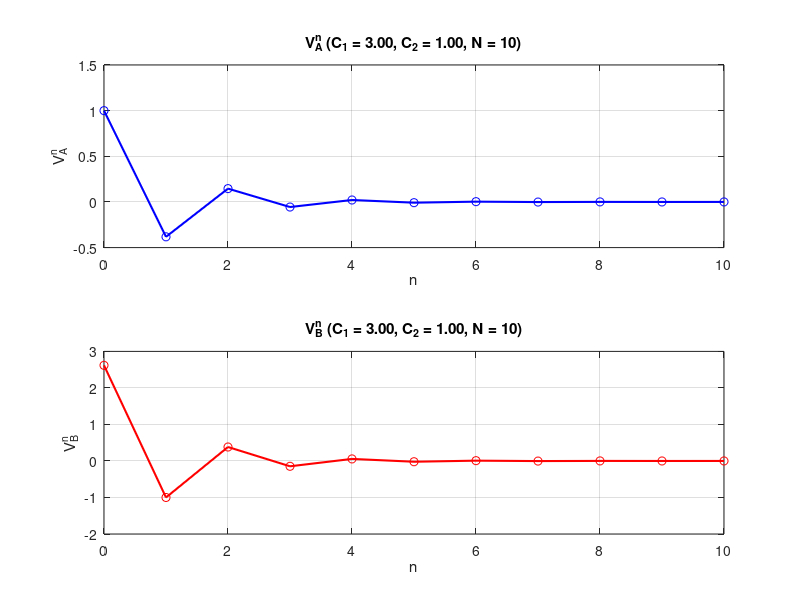
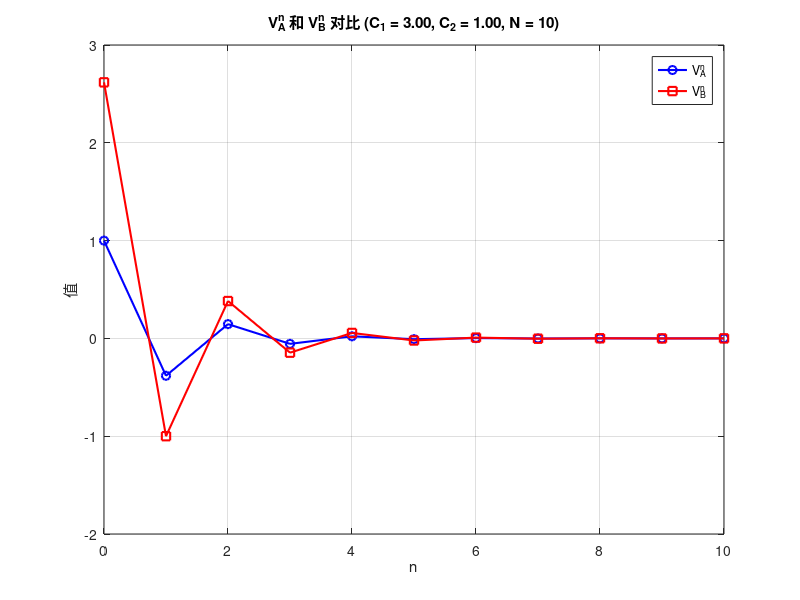

Here is the MATLAB script that generated these plots, in order: (Note: this script raises an error after producing the figures.)
%% 计算 V_A^n 和 V_B^n 的脚本
% 根据特征方程 lambda^2 + (C1/C2)*lambda + 1 = 0
% 递推关系：V_A^n = -(C1/C2)*V_A^(n-1) + V_B^(n-1)
%           V_B^n = -V_A^(n-1)
% 边界条件：V_A^0 给定，V_A^N = 0
% 适用于 C1 > 2*C2 的情况（实数特征根，振荡行为）

clear; clc; close all;

%% 参数设置
C1 = 3;      % 必须满足 C1 > 2*C2
C2 = 1;      % C2 > 0
N = 10;      % 可以取较大的值
V_A0 = 1;    % 初始值 V_A^0

%% 检查参数条件
if C1 <= 2*C2
    error('错误：需要 C1 > 2*C2 才能保证实数特征根，当前 C1 = %.2f, 2*C2 = %.2f', C1, 2*C2);
end

%% 计算特征根
lambda_plus = -C1/(2*C2) + sqrt((C1/(2*C2))^2 - 1);
lambda_minus = -C1/(2*C2) - sqrt((C1/(2*C2))^2 - 1);

fprintf('特征根：lambda_+ = %.6f, lambda_- = %.6f\n', lambda_plus, lambda_minus);

%% 计算系数 alpha 和 beta（公式42）
alpha = V_A0 / (1 - (lambda_plus/lambda_minus)^N);
beta = -V_A0 / (1 - (lambda_minus/lambda_plus)^N);

fprintf('系数：alpha = %.6e, beta = %.6e\n', alpha, beta);

%% 计算 V_A^n 序列（公式43）
n = (0:N)';
V_A_n = alpha * lambda_plus.^n + beta * lambda_minus.^n;

% 验证边界条件 V_A^N = 0
fprintf('V_A^N 的值（应接近0）：%.6e\n', V_A_n(end));

%% 计算 V_B^n 序列
% 根据递推关系：
% V_B^n = -V_A^(n-1)，其中 n = 1, 2, ..., N-1
% 由 V_A^1 = -(C1/C2)*V_A^0 + V_B^0 反推 V_B^0

V_B_n = zeros(N+1, 1);  % 预分配，索引从0开始

% 首先计算 V_B^0（从第一个递推式反推）
V_B_n(1) = V_A_n(2) + (C1/C2)*V_A_n(1);  % V_B^0 = V_A^1 + (C1/C2)*V_A^0

% 然后根据 V_B^n = -V_A^(n-1) 计算 n = 1 到 N-1
for n_idx = 1:N-1
    V_B_n(n_idx+1) = -V_A_n(n_idx);  % V_B^n = -V_A^(n-1)
end

% 延伸计算 V_B^N（虽然递推式中没有定义，但可以计算）
V_B_n(N+1) = -V_A_n(N);  % V_B^N = -V_A^(N-1)

%% 验证递推关系 V_A^n = -(C1/C2)*V_A^(n-1) + V_B^(n-1)
fprintf('\n验证递推关系：\n');
fprintf('  n\t V_A^n(计算)\t V_A^n(递推)\t 误差\n');
fprintf('------------------------------------------------------\n');
for n_idx = 1:N
    V_A_recur = -(C1/C2)*V_A_n(n_idx) + V_B_n(n_idx);  % 使用 V_B^(n-1)
    error_val = abs(V_A_n(n_idx+1) - V_A_recur);
    fprintf('  %d\t %.6f\t %.6f\t %.2e\n', n_idx, V_A_n(n_idx+1), V_A_recur, error_val);
end

%% 输出详细结果
fprintf('\n========== 计算结果 ==========\n');
fprintf('  n\t V_A^n\t\t V_B^n\n');
fprintf('----------------------------------------\n');
for i = 1:N+1
    if i == 1
        fprintf('  %d\t %.6f\t %.6f (反推)\n', i-1, V_A_n(i), V_B_n(i));
    elseif i == N+1
        fprintf('  %d\t %.6f\t %.6f (延伸)\n', i-1, V_A_n(i), V_B_n(i));
    else
        fprintf('  %d\t %.6f\t %.6f\n', i-1, V_A_n(i), V_B_n(i));
    end
end

%% 绘图
figure;

% 子图1：V_A^n
subplot(2,1,1);
plot(0:N, V_A_n, 'b-', 'LineWidth', 1.5);
hold on;
plot(0:N, V_A_n, 'bo', 'MarkerSize', 6);
xlabel('n');
ylabel('V_A^n');
title(sprintf('V_A^n (C_1 = %.2f, C_2 = %.2f, N = %d)', C1, C2, N));
grid on;

% 子图2：V_B^n
subplot(2,1,2);
plot(0:N, V_B_n, 'r-', 'LineWidth', 1.5);
hold on;
plot(0:N, V_B_n, 'ro', 'MarkerSize', 6);
xlabel('n');
ylabel('V_B^n');
title(sprintf('V_B^n (C_1 = %.2f, C_2 = %.2f, N = %d)', C1, C2, N));
grid on;

% 子图3：同时显示
figure;
plot(0:N, V_A_n, 'b-o', 'LineWidth', 1.5, 'MarkerSize', 6);
hold on;
plot(0:N, V_B_n, 'r-s', 'LineWidth', 1.5, 'MarkerSize', 6);
xlabel('n');
ylabel('值');
title(sprintf('V_A^n 和 V_B^n 对比 (C_1 = %.2f, C_2 = %.2f, N = %d)', C1, C2, N));
legend('V_A^n', 'V_B^n', 'Location', 'best');
grid on;
hold off;

%% 保存数据到表格
T = table((0:N)', V_A_n, V_B_n, 'VariableNames', {'n', 'V_A^n', 'V_B^n'});
disp(T);
% writetable(T, 'V_A_V_B_results.csv');  % 取消注释可保存为CSV文件

fprintf('\n计算完成！\n');
